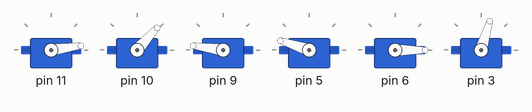
A sketch run on a simulated Arduino Uno, built with avr-gcc and run on an emulated ATmega328P. On the bench: 6 × servo.

Above: at 6.17 s.
At 10.12 s:
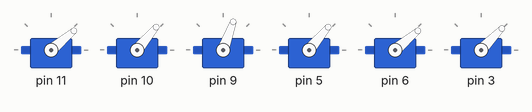
At 14.22 s:
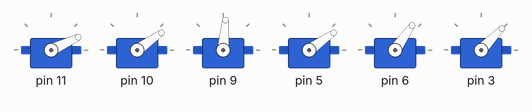
At 22.46 s:
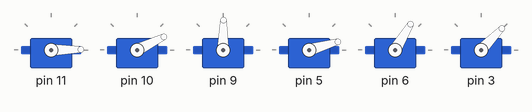
At 30.99 s:
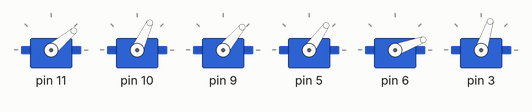
At 39.54 s:
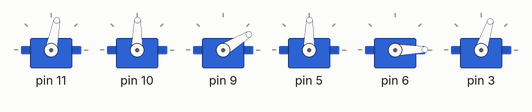
Timing chart, 0 to 40.0 s (numbered marks = the images above):
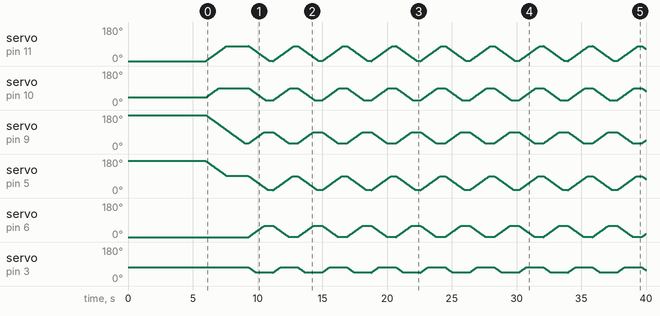

The sketch:

TestBraccio90.ino
```cpp
//Included Libraries
#include <Braccio.h>
#include <Servo.h>

//Variables
Servo base;
Servo shoulder;
Servo elbow;
Servo wrist_ver;
Servo wrist_rot;
Servo gripper;

//Braccio.ServoMovement(SERVO_DEGREE); Controls the servo positions for each servo IN DEGREES.
//SERVO_DEGREE = (Movement Delay ,M1,M2,M3,M4,M5,M6)
//BASE = M1
//SHOULDER = M2
//ELBOW = M3
//VERTICAL WRIST = M4
//ROTATARY WRIST = M5
//GRIPPER = M6

//MIN DEGREE OF MOVEMENT 20 DEGREES

//Code
void setup() {
  Braccio.begin(); // Braccio Setup, moves the Servos to the safe position(20,  90,45,180,180,90,10)
}

void loop() {
  Braccio.ServoMovement(20,   80,90,30,90,0,75);   //Intial Position

  delay(250);
  //0,25,90,15,60,45
  Braccio.ServoMovement(20,   0,25,90,15,60,45);     //Final Position

  delay(250);
}
```
